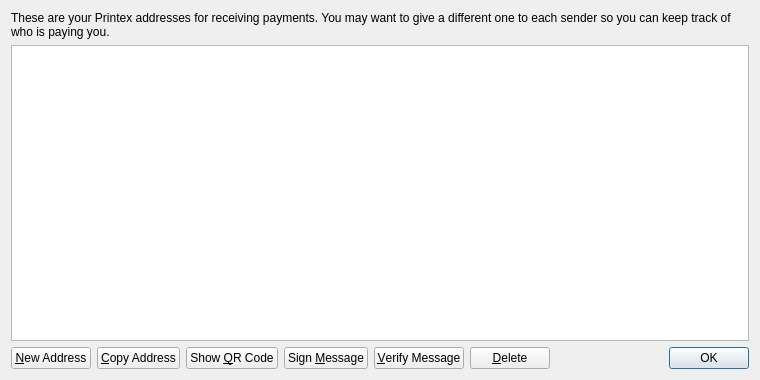
<?xml version="1.0" encoding="UTF-8"?>
<ui version="4.0">
 <class>AddressBookPage</class>
 <widget class="QWidget" name="AddressBookPage">
  <property name="geometry">
   <rect>
    <x>0</x>
    <y>0</y>
    <width>760</width>
    <height>380</height>
   </rect>
  </property>
  <property name="windowTitle">
   <string>Address Book</string>
  </property>
  <layout class="QVBoxLayout" name="verticalLayout">
   <item>
    <widget class="QLabel" name="labelExplanation">
     <property name="text">
      <string>These are your Printex addresses for receiving payments. You may want to give a different one to each sender so you can keep track of who is paying you.</string>
     </property>
     <property name="textFormat">
      <enum>Qt::PlainText</enum>
     </property>
     <property name="wordWrap">
      <bool>true</bool>
     </property>
    </widget>
   </item>
   <item>
    <widget class="QTableView" name="tableView">
     <property name="contextMenuPolicy">
      <enum>Qt::CustomContextMenu</enum>
     </property>
     <property name="toolTip">
      <string>Double-click to edit address or label</string>
     </property>
     <property name="tabKeyNavigation">
      <bool>false</bool>
     </property>
     <property name="selectionMode">
      <enum>QAbstractItemView::SingleSelection</enum>
     </property>
     <property name="selectionBehavior">
      <enum>QAbstractItemView::SelectRows</enum>
     </property>
     <property name="sortingEnabled">
      <bool>true</bool>
     </property>
     <attribute name="verticalHeaderVisible">
      <bool>false</bool>
     </attribute>
    </widget>
   </item>
   <item>
    <layout class="QHBoxLayout" name="horizontalLayout">
     <item>
      <widget class="QPushButton" name="newAddressButton">
       <property name="toolTip">
        <string>Create a new address</string>
       </property>
       <property name="text">
        <string>&amp;New Address</string>
       </property>
      </widget>
     </item>
     <item>
      <widget class="QPushButton" name="copyToClipboard">
       <property name="toolTip">
        <string>Copy the currently selected address to the system clipboard</string>
       </property>
       <property name="text">
        <string>&amp;Copy Address</string>
       </property>
      </widget>
     </item>
     <item>
      <widget class="QPushButton" name="showQRCode">
       <property name="text">
        <string>Show &amp;QR Code</string>
       </property>
      </widget>
     </item>
     <item>
      <widget class="QPushButton" name="signMessage">
       <property name="toolTip">
        <string>Sign a message to prove you own a Printex address</string>
       </property>
       <property name="text">
        <string>Sign &amp;Message</string>
       </property>
      </widget>
     </item>
     <item>
      <widget class="QPushButton" name="verifyMessage">
       <property name="toolTip">
        <string>Verify a message to ensure it was signed with a specified Printex address</string>
       </property>
       <property name="text">
        <string>&amp;Verify Message</string>
       </property>
      </widget>
     </item>
     <item>
      <widget class="QPushButton" name="deleteButton">
       <property name="toolTip">
        <string>Delete the currently selected address from the list</string>
       </property>
       <property name="text">
        <string>&amp;Delete</string>
       </property>
      </widget>
     </item>
     <item>
      <spacer name="horizontalSpacer">
       <property name="orientation">
        <enum>Qt::Horizontal</enum>
       </property>
       <property name="sizeHint" stdset="0">
        <size>
         <width>40</width>
         <height>20</height>
        </size>
       </property>
      </spacer>
     </item>
     <item>
      <widget class="QDialogButtonBox" name="buttonBox">
       <property name="sizePolicy">
        <sizepolicy hsizetype="Maximum" vsizetype="Fixed">
         <horstretch>0</horstretch>
         <verstretch>0</verstretch>
        </sizepolicy>
       </property>
       <property name="standardButtons">
        <set>QDialogButtonBox::Ok</set>
       </property>
      </widget>
     </item>
    </layout>
   </item>
  </layout>
 </widget>
 <resources>
  <include location="../bitcoin.qrc"/>
 </resources>
 <connections/>
</ui>
